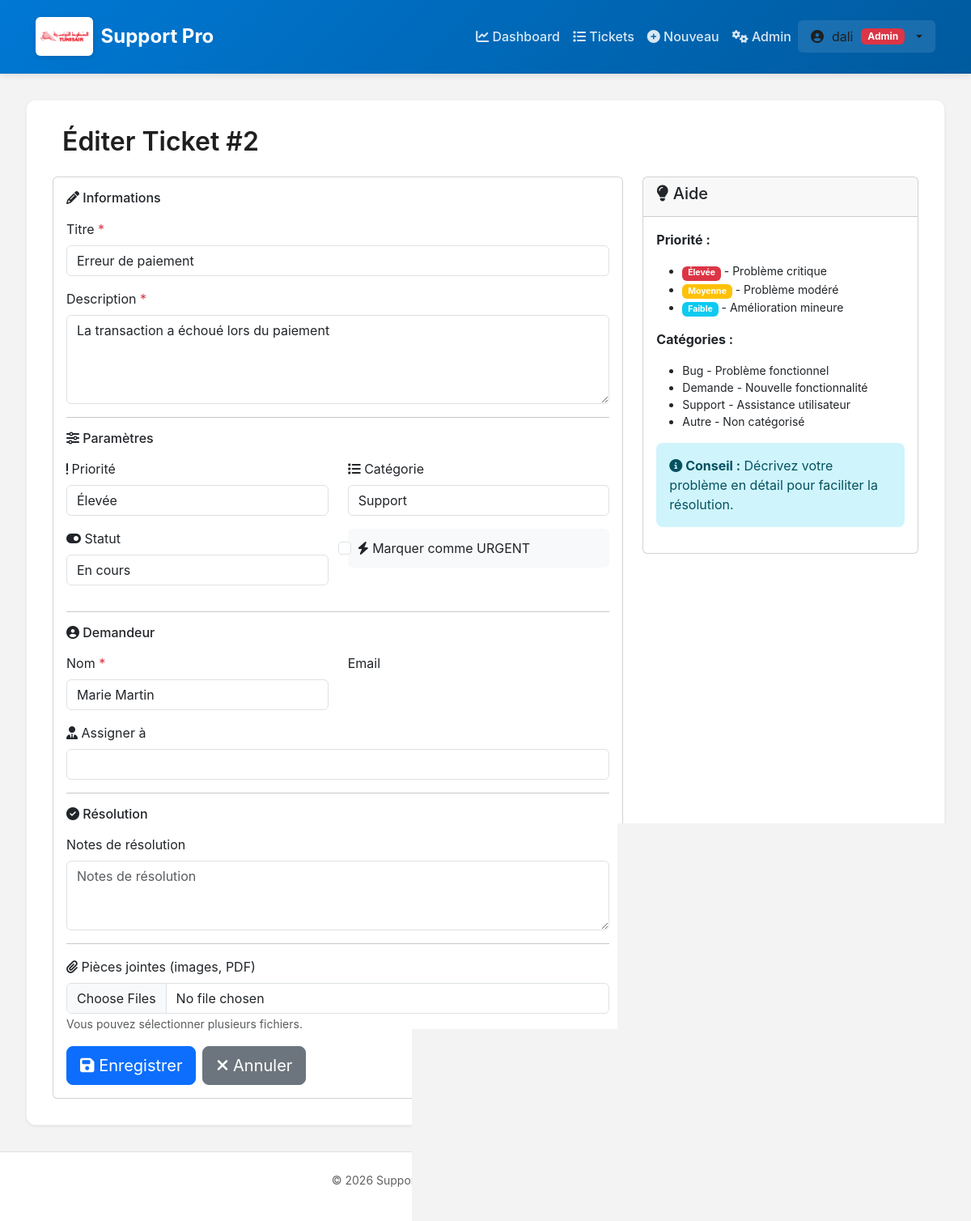
Page /tickets/2/edit/ (signed in) on the committed database.
### tickets/models.py (models this page shows, shortened)
class Ticket(models.Model):
    PRIORITY_CHOICES = [
        ("LOW", "Faible"),
        ("MED", "Moyenne"),
        ("HIGH", "Élevée"),
    ]
    STATUS_CHOICES = [
        ("OPEN", "Ouvert"),
        ("IN_PROGRESS", "En cours"),
        ("RESOLVED", "Résolu"),
        ("CLOSED", "Fermé"),
    ]
    CATEGORY_CHOICES = [
        ("BUG", "Bug"),
        ("FEATURE", "Demande de fonctionnalité"),
        ("SUPPORT", "Support"),
        ("OTHER", "Autre"),
    ]
    title = models.CharField(max_length=120)
    description = models.TextField()
    priority = models.CharField(max_length=4, choices=PRIORITY_CHOICES, default="MED")
    status = models.CharField(max_length=12, choices=STATUS_CHOICES, default="OPEN")
    category = models.CharField(max_length=10, choices=CATEGORY_CHOICES, default="SUPPORT")
    requester_name = models.CharField(max_length=80)
    requester_email = models.EmailField(blank=True, null=True)
    user = models.ForeignKey(User, on_delete=models.CASCADE, related_name='tickets', null=True, blank=True)
    assigned_to = models.CharField(max_length=80, blank=True, null=True)
    resolution_notes = models.TextField(blank=True, null=True)
    created_at = models.DateTimeField(auto_now_add=True)
    updated_at = models.DateTimeField(auto_now=True)
    resolved_at = models.DateTimeField(blank=True, null=True)
    is_urgent = models.BooleanField(default=False)
    class Meta:
        ordering = ['-created_at']
        indexes = [
            models.Index(fields=['status', '-created_at']),
            models.Index(fields=['priority', '-created_at']),
        ]

### tickets/views.py (the view)
# urls.py: path("tickets/<int:pk>/edit/", views.ticket_edit, name="ticket_edit"),
@login_required(login_url='login')
@require_http_methods(["GET", "POST"])
def ticket_edit(request, pk):
    ticket = get_object_or_404(Ticket, pk=pk)
    user = request.user
    if not user.is_staff and ticket.user != user:
        messages.error(request, 'Vous n\'avez pas accès à ce ticket.')
        return redirect('ticket_list')
    if request.method == 'POST':
        form = TicketEditForm(request.POST, instance=ticket)
        if form.is_valid():
            if form.cleaned_data['status'] == 'CLOSED' and not ticket.resolved_at:
                ticket.resolved_at = timezone.now()
            ticket = form.save()
            messages.success(request, 'Ticket modifié avec succès!')
            return redirect('ticket_detail', pk=ticket.id)
    else:
        form = TicketEditForm(instance=ticket)
    context = {'form': form, 'ticket': ticket, 'title': f'Éditer Ticket #{ticket.id}', 'is_admin': user.is_staff}
    return render(request, 'tickets/ticket_form.html', context)

### tickets/forms.py
class TicketEditForm(forms.ModelForm):
    class Meta:
        model = Ticket
        fields = ['title', 'description', 'priority', 'status', 'category', 'requester_name', 'assigned_to', 'resolution_notes', 'is_urgent']
        widgets = {
            'title': forms.TextInput(attrs={'class': 'form-control'}),
            'description': forms.Textarea(attrs={'class': 'form-control', 'rows': 4}),
            'priority': forms.Select(attrs={'class': 'form-control'}),
            'status': forms.Select(attrs={'class': 'form-control'}),
            'category': forms.Select(attrs={'class': 'form-control'}),
            'requester_name': forms.TextInput(attrs={'class': 'form-control'}),
            'assigned_to': forms.TextInput(attrs={'class': 'form-control'}),
            'resolution_notes': forms.Textarea(attrs={'class': 'form-control', 'rows': 3, 'placeholder': 'Notes de résolution'}),
            'is_urgent': forms.CheckboxInput(attrs={'class': 'form-check-input'}),
        }

### tickets/templates/tickets/ticket_form.html (shortened to what this page needs)
{% extends "base.html" %}
{% block content %}
<div class="mb-4">
    <h1 class="page-title">
        {{ title }}
    </h1>
</div>
<div class="row">
    <div class="col-md-8">
        <div class="card">
            <div class="card-body">
                <form method="post" enctype="multipart/form-data" novalidate>
                    <h6 class="card-title mb-3"><i class="fas fa-pencil-alt"></i> Informations</h6>
                    <div class="mb-3">
                        <label for="{{ form.title.id_for_label }}" class="form-label">Titre <span class="text-danger">*</span></label>
                        {{ form.title }}
                    </div>
                    <div class="mb-3">
                        <label for="{{ form.description.id_for_label }}" class="form-label">Description <span class="text-danger">*</span></label>
                        {{ form.description }}
                    </div>
                    <hr>
                    <h6 class="card-title mb-3"><i class="fas fa-sliders-h"></i> Paramètres</h6>
                    <div class="row">
                        <div class="col-md-6">
                            <div class="mb-3">
                                <label for="{{ form.priority.id_for_label }}" class="form-label"><i class="fas fa-exclamation"></i> Priorité</label>
                                {{ form.priority }}
                            </div>
                        </div>
                        <div class="col-md-6">
                            <div class="mb-3">
                                <label for="{{ form.category.id_for_label }}" class="form-label"><i class="fas fa-list"></i> Catégorie</label>
                                {{ form.category }}
                            </div>
                        </div>
                    </div>
                    {% if form.status %}
                    <div class="row">
                        <div class="col-md-6">
                            <div class="mb-3">
                                <label for="{{ form.status.id_for_label }}" class="form-label"><i class="fas fa-toggle-on"></i> Statut</label>
                                {{ form.status }}
                            </div>
                        </div>
                        <div class="col-md-6">
                            <div class="mb-3 form-check">
                                {{ form.is_urgent }}
                                <label for="{{ form.is_urgent.id_for_label }}" class="form-check-label">
                                    <i class="fas fa-bolt"></i> Marquer comme URGENT
                                </label>
                            </div>
                        </div>
                    </div>
                    {% endif %}
                    <hr>
                    <h6 class="card-title mb-3"><i class="fas fa-user-circle"></i> Demandeur</h6>
                    <div class="row">
                        <div class="col-md-6">
                            <div class="mb-3">
                                <label for="{{ form.requester_name.id_for_label }}" class="form-label">Nom <span class="text-danger">*</span></label>
                                {{ form.requester_name }}
                            </div>
                        </div>
                        <div class="col-md-6">
                            <div class="mb-3">
                                <label for="{{ form.requester_email.id_for_label }}" class="form-label">Email</label>
                            </div>
                        </div>
                    </div>
                    <div class="mb-3">
                        <label for="{{ form.assigned_to.id_for_label }}" class="form-label"><i class="fas fa-user-tie"></i> Assigner à</label>
                        {{ form.assigned_to }}
                    </div>
                    {% if form.resolution_notes %}
                    <hr>
                    <h6 class="card-title mb-3"><i class="fas fa-check-circle"></i> Résolution</h6>
                    <div class="mb-3">
                        <label for="{{ form.resolution_notes.id_for_label }}" class="form-label">Notes de résolution</label>
                        {{ form.resolution_notes }}
                    </div>
                    {% endif %}
                    <hr>
                    <div class="mb-3">
                        <label class="form-label"><i class="fas fa-paperclip"></i> Pièces jointes (images, PDF)</label>
                        <input type="file" name="attachments" class="form-control" multiple accept="image/*,.pdf">
                        <small class="text-muted">Vous pouvez sélectionner plusieurs fichiers.</small>
                    </div>
                    <div class="d-flex gap-2">
                        <button type="submit" class="btn btn-primary btn-lg">
                            <i class="fas fa-save"></i> Enregistrer
                        </button>
                        <a href="{% url 'ticket_list' %}" class="btn btn-secondary btn-lg">
                            <i class="fas fa-times"></i> Annuler
                        </a>
                    </div>
                </form>
            </div>
        </div>
    </div>
    <div class="col-md-4">
        <div class="card">
            <div class="card-header">
                <h5><i class="fas fa-lightbulb"></i> Aide</h5>
            </div>
            <div class="card-body">
                <p><strong>Priorité :</strong></p>
                <ul class="small">
                    <li><span class="badge bg-danger">Élevée</span> - Problème critique</li>
                    <li><span class="badge bg-warning">Moyenne</span> - Problème modéré</li>
                    <li><span class="badge bg-info">Faible</span> - Amélioration mineure</li>
                </ul>
                <p class="mt-3"><strong>Catégories :</strong></p>
                <ul class="small">
                    <li>Bug - Problème fonctionnel</li>
                    <li>Demande - Nouvelle fonctionnalité</li>
                    <li>Support - Assistance utilisateur</li>
                    <li>Autre - Non catégorisé</li>
                </ul>
                <div class="alert alert-info mt-3">
                    <p class="mb-0"><strong><i class="fas fa-info-circle"></i> Conseil :</strong> Décrivez votre problème en détail pour faciliter la résolution.</p>
                </div>
            </div>
        </div>
    </div>
</div>
{% endblock %}

### tickets/templates/base.html (shortened to what this page needs)
<!DOCTYPE html>
<html lang="fr">
{% load static %}
<head>
    <link href="https://cdn.jsdelivr.net/npm/bootstrap@5.3.0/dist/css/bootstrap.min.css" rel="stylesheet">
    <link href="https://cdnjs.cloudflare.com/ajax/libs/font-awesome/6.4.0/css/all.min.css" rel="stylesheet">
</head>
<body>
    <nav class="navbar navbar-expand-lg navbar-dark">
        <div class="container-fluid">
            <a class="navbar-brand" href="{% url 'dashboard' %}">
                <img src="{% static 'tickets/img/logo.png' %}" alt="Support Pro" class="site-logo">
                <span class="d-none d-md-inline">Support Pro</span>
            </a>
            <div class="collapse navbar-collapse" id="navbarNav">
                <ul class="navbar-nav ms-auto align-items-center">
                    {% if user.is_authenticated %}
                        <li class="nav-item">
                            <a class="nav-link" href="{% url 'dashboard' %}">
                                <i class="fas fa-chart-line"></i> Dashboard
                            </a>
                        </li>
                        <li class="nav-item">
                            <a class="nav-link" href="{% url 'ticket_list' %}">
                                <i class="fas fa-list"></i> Tickets
                            </a>
                        </li>
                        <li class="nav-item">
                            <a class="nav-link" href="{% url 'ticket_create' %}">
                                <i class="fas fa-plus-circle"></i> Nouveau
                            </a>
                        </li>
                        {% if user.is_staff %}
                        <li class="nav-item">
                            <a class="nav-link" href="/admin/" target="_blank">
                                <i class="fas fa-cogs"></i> Admin
                            </a>
                        </li>
                        {% endif %}
                        <li class="nav-item dropdown">
                            <div class="user-menu dropdown-toggle" href="#" role="button" data-bs-toggle="dropdown" aria-expanded="false">
                                <i class="fas fa-user-circle"></i>
                                <span>{{ user.first_name|default:user.username }}</span>
                                {% if user.is_staff %}
                                <span class="badge bg-danger">Admin</span>
                                {% endif %}
                            </div>
                        </li>
                    {% endif %}
                </ul>
            </div>
        </div>
    </nav>
    <div class="main-content">
        <div class="container-modern">
            {% block content %}{% endblock %}
        </div>
    </div>
    <footer>
        <p>&copy; 2026 Support Pro. Tous droits réservés. | Version 2.0.0</p>
    </footer>
</body>
</html>

### tickets/templates/tickets/ticket_form.html (style rules this page uses)
.form-check { padding: 0.75rem; background-color: #f8f9fa; border-radius: 6px; margin-bottom: 1rem; }
.form-check-label { margin-bottom: 0; }

### rows in the picture
Ticket: title "Erreur de paiement", description "La transaction a échoué lors du paiement", priority "Élevée", category "Support", status "En cours", requester_name "Marie Martin"

### other values in the picture
{{ user.first_name|default:user.username }} "dali"
{{ title }} "Éditer Ticket #2"
